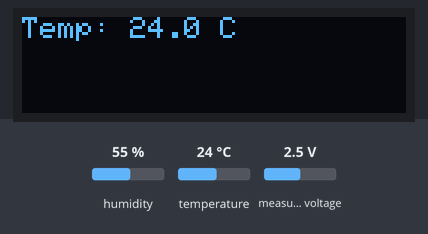
Bench run of a sketch on a simulated ESP32. Parts: 128×32 one-colour display. The inputs (shaded band) are chosen by the test bench; at power-on: temperature 24 °C, measured voltage 2.5 V, humidity 55 %. WiFi joins after 1.5 s; servers stay silent unless stated; what the sketch prints to the serial monitor is not drawn.

Above: at 6.7 s.
6.8 s: temperature set to 12 °C
At 12.4 s:
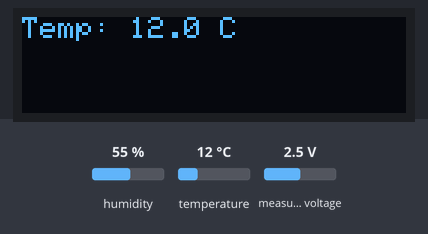
12.7 s: measured voltage set to 0.1 V
At 16.7 s:
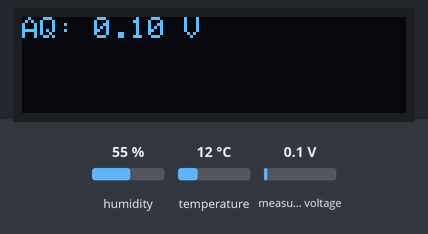
18.6 s: temperature set to 19 °C
At 24.3 s:
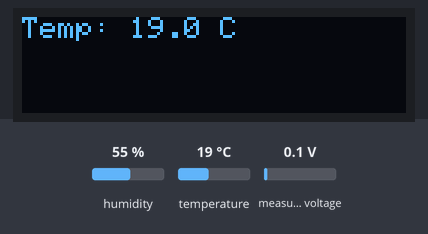
24.5 s: measured voltage set to 1.2 V
At 28.7 s:
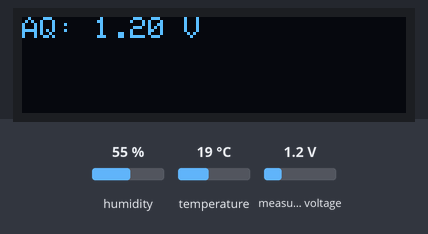
30.4 s: temperature set to 28 °C
At 36.1 s:
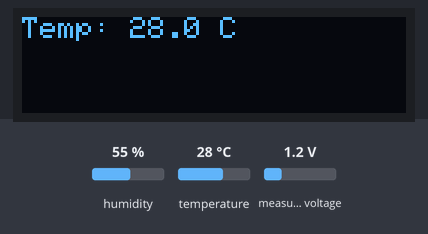
36.3 s: measured voltage set to 3.8 V
At 40.6 s:
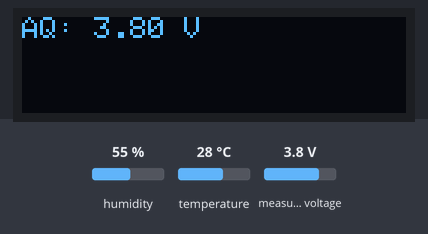
Timing chart, 0 to 42.1 s (numbered marks = the images above; inputs shaded):
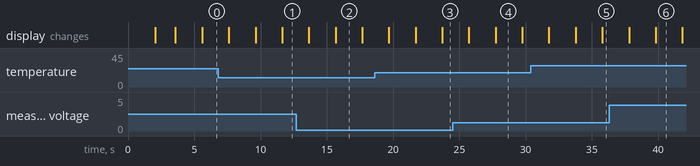

The sketch:

esp32-rtos-monitor.ino
```cpp
#include <Wire.h>
#include <Adafruit_ADS1X15.h>
#include <Adafruit_SSD1306.h>
#include <Adafruit_GFX.h>
#include <DHTesp.h>
#include <WiFi.h>
#include <WebServer.h>
#include <ArduinoJson.h>

// WiFi
const char* ssid = "Smiles";
const char* password = "JL1826JL";

// OLED
#define SCREEN_WIDTH 128
#define SCREEN_HEIGHT 32
#define OLED_RESET -1

// DHT
#define DHT_PIN 14

// Peripherals
Adafruit_SSD1306 display(SCREEN_WIDTH, SCREEN_HEIGHT, &Wire, OLED_RESET);
Adafruit_ADS1115 ads;
DHTesp dht;
WebServer server(80);

// Shared sensor data struct
struct SensorData {
  float temperature;
  float humidity;
  float aqVoltage;
};

// FreeRTOS queue and mutex
QueueHandle_t sensorQueue;
SemaphoreHandle_t displayMutex;

// Watchdog task handles
TaskHandle_t sensorTaskHandle;
TaskHandle_t displayTaskHandle;
TaskHandle_t serverTaskHandle;

// Watchdog counters
volatile int sensorCounter = 0;
volatile int displayCounter = 0;
volatile int serverCounter = 0;

// Latest sensor data for web server
SensorData latestData = {0, 0, 0};

// ─── Task 1: Sensor Reading ───────────────────────────────────────────────────
void sensorTask(void* pvParameters) {
  while (true) {
    SensorData data;
    data.temperature = dht.getTemperature();
    data.humidity = dht.getHumidity();
    int16_t raw = ads.readADC_SingleEnded(0);
    data.aqVoltage = raw * 0.0001875;

    // Push to queue, overwrite if full
    if (xQueueSend(sensorQueue, &data, 0) != pdTRUE) {
      xQueueOverwrite(sensorQueue, &data);
    }

    // Update latest for web server
    latestData = data;

    sensorCounter++;
    vTaskDelay(pdMS_TO_TICKS(2000));
  }
}

// ─── Task 2: Display Update ───────────────────────────────────────────────────
void displayTask(void* pvParameters) {
  SensorData data;
  int screen = 0;

  while (true) {
    if (xQueuePeek(sensorQueue, &data, pdMS_TO_TICKS(100)) == pdTRUE) {
      if (xSemaphoreTake(displayMutex, pdMS_TO_TICKS(100)) == pdTRUE) {
        display.clearDisplay();
        display.setCursor(0, 0);
        display.setTextSize(1);
        display.setTextColor(SSD1306_WHITE);

        switch (screen % 3) {
          case 0:
            display.print("Temp: ");
            display.print(data.temperature, 1);
            display.println(" C");
            break;
          case 1:
            display.print("Humidity: ");
            display.print(data.humidity, 1);
            display.println("%");
            break;
          case 2:
            display.print("AQ: ");
            display.print(data.aqVoltage, 2);
            display.println(" V");
            break;
        }

        display.display();
        xSemaphoreGive(displayMutex);
        screen++;
      }
    }

    displayCounter++;
    vTaskDelay(pdMS_TO_TICKS(2000));
  }
}

// ─── Task 3: WiFi Web Server ──────────────────────────────────────────────────
void serverTask(void* pvParameters) {
  while (true) {
    server.handleClient();
    serverCounter++;
    vTaskDelay(pdMS_TO_TICKS(10));
  }
}

// ─── Task 4: Watchdog ─────────────────────────────────────────────────────────
void watchdogTask(void* pvParameters) {
  int lastSensor = 0, lastDisplay = 0, lastServer = 0;

  while (true) {
    vTaskDelay(pdMS_TO_TICKS(10000));

    if (sensorCounter == lastSensor) {
      Serial.println("WATCHDOG: Sensor task hung, restarting...");
      ESP.restart();
    }
    if (displayCounter == lastDisplay) {
      Serial.println("WATCHDOG: Display task hung, restarting...");
      ESP.restart();
    }
    if (serverCounter == lastServer) {
      Serial.println("WATCHDOG: Server task hung, restarting...");
      ESP.restart();
    }

    lastSensor = sensorCounter;
    lastDisplay = displayCounter;
    lastServer = serverCounter;

    Serial.println("Watchdog OK");
  }
}

// ─── Web Server Handler ───────────────────────────────────────────────────────
void handleRoot() {
  String html = R"(
<!DOCTYPE html>
<html>
<head>
  <meta charset='UTF-8'>
  <meta http-equiv='refresh' content='3'>
  <title>ESP32 Environmental Monitor</title>
  <style>
    body { background: #0a0a0a; color: #00ff88; font-family: monospace; display: flex; flex-direction: column; align-items: center; justify-content: center; height: 100vh; margin: 0; }
    h1 { letter-spacing: 4px; font-size: 1.2rem; }
    .card { background: #111; border: 1px solid #00ff8833; border-radius: 8px; padding: 20px 40px; margin: 10px; min-width: 200px; text-align: center; }
    .value { font-size: 2rem; color: #00ccff; }
    .label { font-size: 0.8rem; opacity: 0.6; margin-top: 4px; }
    .grid { display: flex; gap: 20px; }
  </style>
</head>
<body>
  <h1>ESP32 ENVIRONMENTAL MONITOR</h1>
  <div class='grid'>
    <div class='card'><div class='value'>TEMP_VAL &deg;C</div><div class='label'>TEMPERATURE</div></div>
    <div class='card'><div class='value'>HUM_VAL %</div><div class='label'>HUMIDITY</div></div>
    <div class='card'><div class='value'>AQ_VAL V</div><div class='label'>AIR QUALITY</div></div>
  </div>
</body>
</html>
)";

  html.replace("TEMP_VAL", String(latestData.temperature, 1));
  html.replace("HUM_VAL", String(latestData.humidity, 1));
  html.replace("AQ_VAL", String(latestData.aqVoltage, 2));

  server.send(200, "text/html", html);
}

// ─── Setup ────────────────────────────────────────────────────────────────────
void setup() {
  delay(2000);
  Serial.begin(115200);
  Wire.begin();

  dht.setup(DHT_PIN, DHTesp::DHT22);

  if (!ads.begin()) {
    Serial.println("ADS1115 not found!");
    while (1);
  }

  if (!display.begin(SSD1306_SWITCHCAPVCC, 0x3C)) {
    Serial.println("OLED not found!");
    while (1);
  }

  display.clearDisplay();
  display.setTextSize(1);
  display.setTextColor(SSD1306_WHITE);
  display.setCursor(0, 0);
  display.print("Connecting WiFi...");
  display.display();

  WiFi.begin(ssid, password);
  while (WiFi.status() != WL_CONNECTED) {
    delay(500);
    Serial.print(".");
  }

  Serial.println("\nWiFi connected");
  Serial.print("IP: ");
  Serial.println(WiFi.localIP());

  display.clearDisplay();
  display.setCursor(0, 0);
  display.print("IP:");
  display.print(WiFi.localIP());
  display.display();
  delay(2000);

  server.on("/", handleRoot);
  server.begin();

  // Create queue and mutex
  sensorQueue = xQueueCreate(1, sizeof(SensorData));
  displayMutex = xSemaphoreCreateMutex();

  // Create FreeRTOS tasks
  xTaskCreatePinnedToCore(sensorTask,   "SensorTask",   4096, NULL, 3, &sensorTaskHandle,  1);
  xTaskCreatePinnedToCore(displayTask,  "DisplayTask",  4096, NULL, 2, &displayTaskHandle, 1);
  xTaskCreatePinnedToCore(serverTask,   "ServerTask",   8192, NULL, 1, &serverTaskHandle,  1);
  xTaskCreatePinnedToCore(watchdogTask, "WatchdogTask", 2048, NULL, 1, NULL,               1);
}

void loop() {
  // Empty — FreeRTOS handles everything
}
```

Measured:
- what the display in image 2 shows lasts 2.0 s, from 15.7 s to 17.7 s
